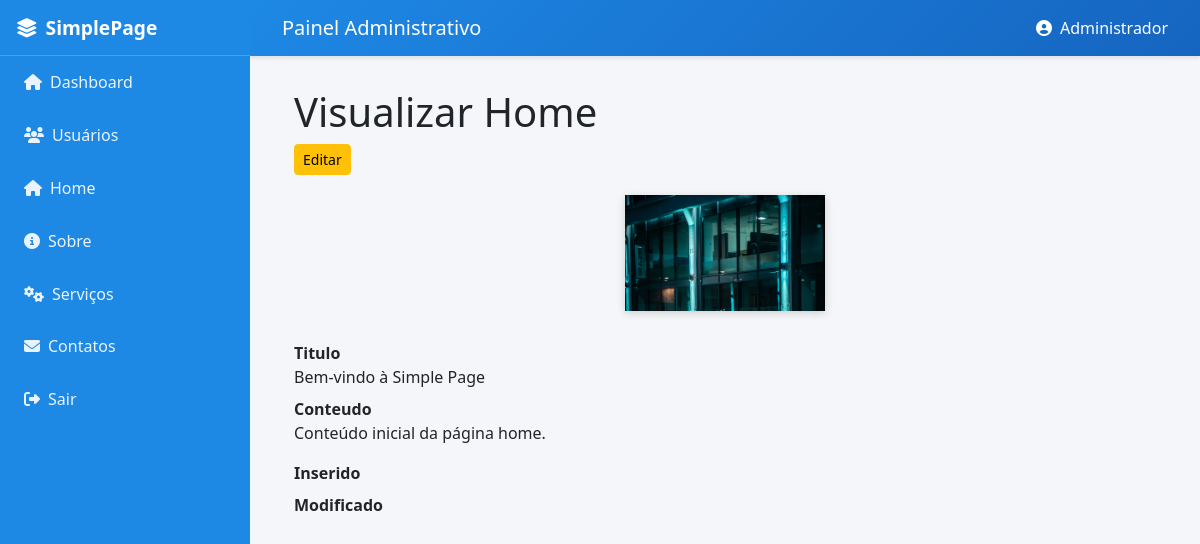
/adm/administracao.php?link=14 (signed in), run on the app's committed database.
### tables this page shows
CREATE TABLE `home` (
  `id` int(11) NOT NULL,
  `titulo` varchar(100) NOT NULL,
  `subtitulo` varchar(200) DEFAULT NULL,
  `conteudo` text NOT NULL,
  `imagem` varchar(255) DEFAULT NULL,
  `status` enum('ativo','inativo') DEFAULT 'ativo',
  `created_at` timestamp NOT NULL DEFAULT current_timestamp(),
  `updated_at` timestamp NOT NULL DEFAULT current_timestamp() ON UPDATE current_timestamp()
);

### adm/includes/funcoes.php (called while the page is built, shortened)
<?php
function db_query($sql, $params = []) {
    global $conn;
    $stmt = $conn->prepare($sql);
    $stmt->execute($params);
    return $stmt;
}
function db_fetch_assoc($stmt) {
    return $stmt->fetch(PDO::FETCH_ASSOC);
}

### adm/administrador/visualizar/adm_visual_pag_home.php (the view, shortened to what this page needs)
<?php
include_once('conexao/conexao.php');
include_once('includes/funcoes.php');
$result_home = "SELECT * FROM home";
$stmt_home = db_query($result_home);
$row_home = db_fetch_assoc($stmt_home);
?>
<div class="container theme-showcase" role="main">
	<div class="page-header">
		<h1>Visualizar Home</h1>
	</div>
	<div class="row">
		<div class="pull-right" style="padding-bottom: 20px;">
			<a href="administracao.php?link=15&id=<?php echo $row_home['id']; ?>">
				<button type="button" class="btn btn-sm btn-warning">Editar</button>
			</a>
		</div>
	</div>
	<div class="row" style="margin-bottom:20px;">
		<div class="col-md-12 text-center">
			<?php
			if (!empty($row_home['imagem'])):
				$caminho_imagem_home = './uploads/home/' . $row_home['id'] . '/' . $row_home['imagem'];
			?>
				<img src="<?php echo $caminho_imagem_home; ?>" alt="Imagem Home" style="max-width:200px; margin-bottom:10px; box-shadow:0 2px 8px #ccc;" />
			<?php else: ?>
				<span style="color:#aaa;">Sem imagem</span>
			<?php endif; ?>
		</div>
	</div>
	<dl class="dl-horizontal">
		<dt>Titulo</dt>
		<dd><?php echo $row_home['titulo']; ?></dd>
		<dt>Conteudo</dt>
		<dd><?php echo $row_home['conteudo']; ?></dd>
		<dt>Inserido</dt>
		<dt>Modificado</dt>
	</dl>
</div>

### adm/administracao.php (style rules this page uses)
body { font-family: "Segoe UI", Tahoma, Geneva, Verdana, sans-serif; background-color: #f4f6f9; }

### data on the page
home: id+imagem (picture), titulo "Bem-vindo à Simple Page", conteudo "Conteúdo inicial da página home."

### other printed values
$_SESSION['usuarioNome'] "Administrador"
